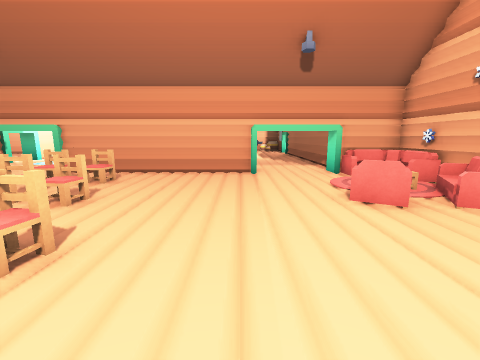
[1] (above)

16 first-person views from a walk through a Unity game level. The camera is 1.3 m above the floor, tilts 10° down and sees 90° across. Doors are open. The floor is counted in squares, 1 m on a side. Each view is taken from the middle of a square. On the plan, view 1 faces up. The plan holds only what a view shows up to about 12 squares ahead; the rest is blank. The place goes on beyond the plan. The player is left out. Some surface patterns are stand-ins.

[2]
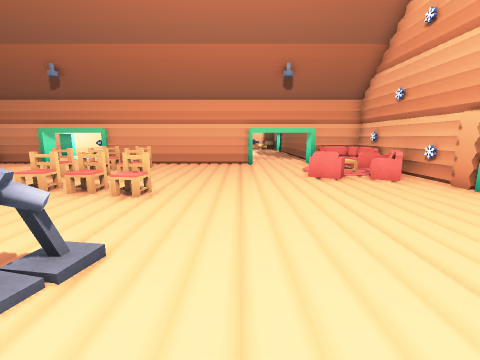

[3]
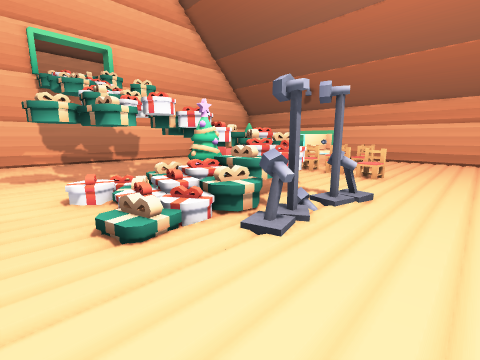

[4]
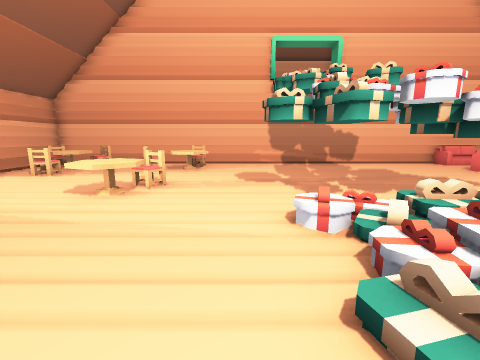

[5]
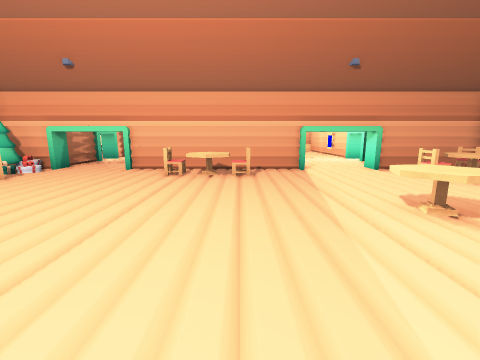

[6]
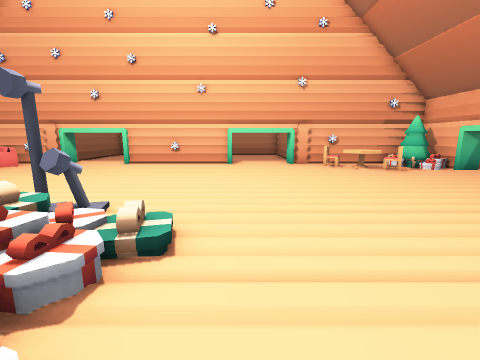

[7]
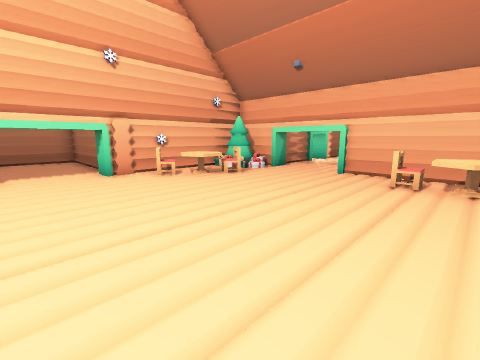

[8]
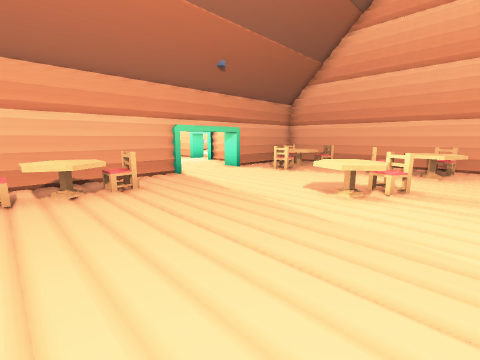

[9]
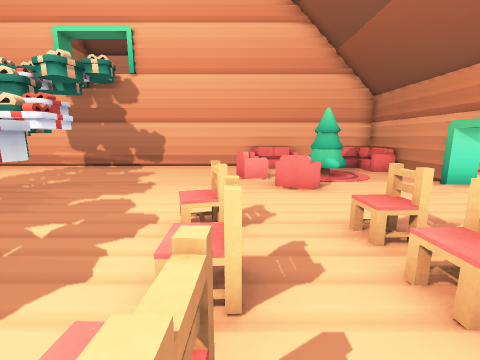

[10]
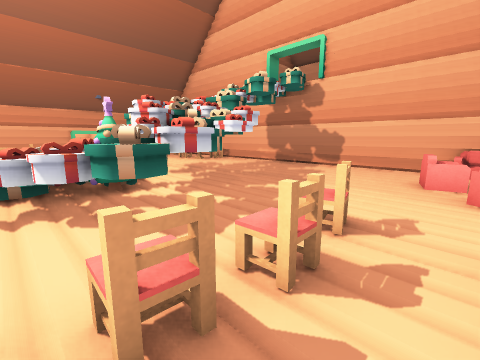

[11]
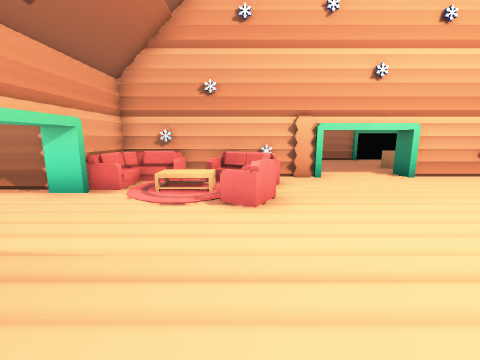

[12]
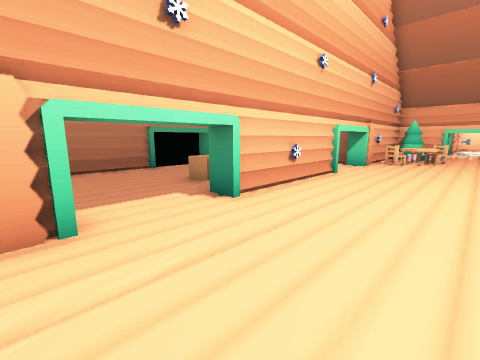

[13]
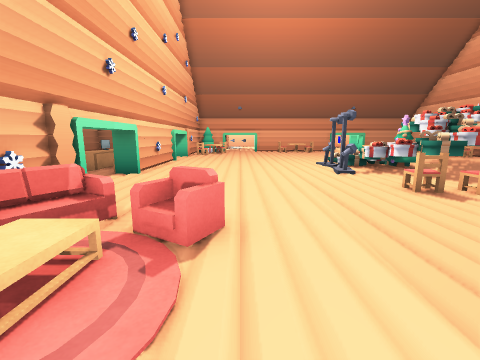

[14]
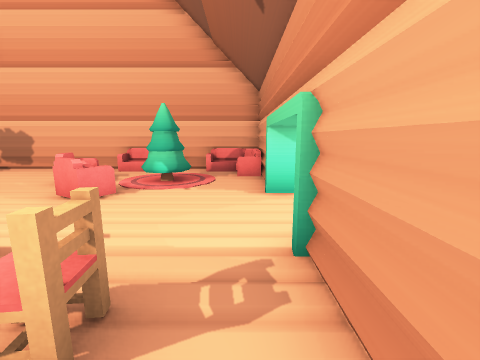

[15]
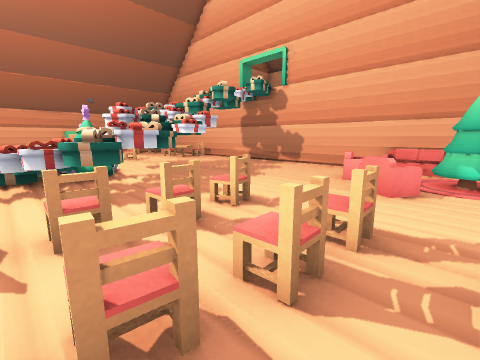

[16]
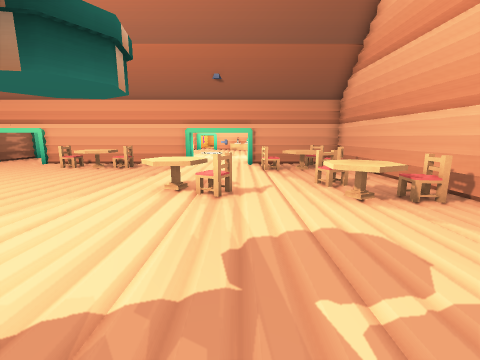

### Floor plan
Key: @ floor where view 1 was taken; # wall or solid block; . main floor; : floor 1.5 m higher than the main floor; / step, stairs or slope; D open door; = window, fence, low wall or low ledge; v drop or lower ground; R rug; S sofa; C chair; T tree; A table; B cabinet; O other object.
Columns run from 14 left of view 1 to 8 right of it. Each row starts with its distance up from view 1.
 11                   #
 10                ...#
  9 #####DDD###   #DDD###
  8 #/=...............R #
  7 #S.......OO....... S#
  6 #..T.............. R#
  5 #O.T.C..OOO......C.S#
  4 #O.................##
  3 #S.C....OO..O......DD
  2 #..................DD
  1 #........O..........#
  0 #......O::OO..@....DD
 -1 #....OOO:v/O#......D  B
 -2 #.....OOOT///....... OB
 -3 #........T//#.......O O
 -4 #......OO///........ OB
 -5 #.....OO//./........# B
 -6 #..................DD
 -7 #.A.................#
 -8 #OAA...A...........DD
 -9 #.A..OAA...........DD#
-10 #..O...............OO
-11 #.................AA#
-12 #OAA..............A=#
-13 # AAO.....OAA......T#
-14 # O........AO.....TT#
-15 #####DDD#######DDD###

Positions as (right, up) in squares from view 1, and headings:
1: (0, 0), facing up
2: (0, -3), facing up
3: (0, -6), facing up-left
4: (-2, -6), facing left
5: (-4, -5), facing down
6: (-6, -6), facing right
7: (-3, -6), facing down-right
8: (-2, -7), facing down-left
9: (-3, 3), facing left
10: (-3, 4), facing down-left
11: (-2, 5), facing right
12: (2, 3), facing down-right
13: (2, 8), facing down
14: (-4, 8), facing left
15: (-3, 6), facing down-left
16: (-9, -3), facing down
